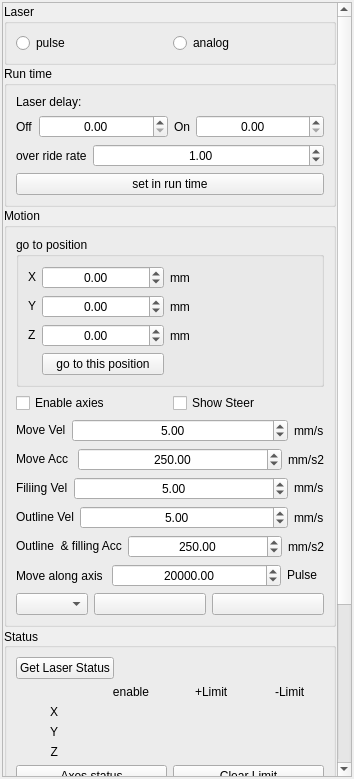
<?xml version="1.0" encoding="UTF-8"?>
<ui version="4.0">
 <class>WTabControl</class>
 <widget class="QWidget" name="WTabControl">
  <property name="enabled">
   <bool>true</bool>
  </property>
  <property name="geometry">
   <rect>
    <x>0</x>
    <y>0</y>
    <width>354</width>
    <height>779</height>
   </rect>
  </property>
  <property name="sizePolicy">
   <sizepolicy hsizetype="Fixed" vsizetype="Preferred">
    <horstretch>0</horstretch>
    <verstretch>0</verstretch>
   </sizepolicy>
  </property>
  <property name="windowTitle">
   <string>Form</string>
  </property>
  <layout class="QHBoxLayout" name="horizontalLayout_13" stretch="0">
   <property name="spacing">
    <number>2</number>
   </property>
   <property name="leftMargin">
    <number>2</number>
   </property>
   <property name="topMargin">
    <number>2</number>
   </property>
   <property name="rightMargin">
    <number>2</number>
   </property>
   <property name="bottomMargin">
    <number>2</number>
   </property>
   <item>
    <widget class="QScrollArea" name="scrollArea">
     <property name="widgetResizable">
      <bool>true</bool>
     </property>
     <widget class="QWidget" name="scrollAreaWidgetContents">
      <property name="geometry">
       <rect>
        <x>0</x>
        <y>-93</y>
        <width>331</width>
        <height>962</height>
       </rect>
      </property>
      <layout class="QVBoxLayout" name="verticalLayout_areaContents">
       <property name="spacing">
        <number>1</number>
       </property>
       <property name="leftMargin">
        <number>1</number>
       </property>
       <property name="topMargin">
        <number>1</number>
       </property>
       <property name="rightMargin">
        <number>1</number>
       </property>
       <property name="bottomMargin">
        <number>1</number>
       </property>
       <item>
        <widget class="QGroupBox" name="groupBox_laser">
         <property name="title">
          <string>Laser</string>
         </property>
         <layout class="QVBoxLayout" name="verticalLayout_5">
          <item>
           <layout class="QHBoxLayout" name="horizontalLayout_laserSelect">
            <item>
             <widget class="QRadioButton" name="radioButton_LaserPulse">
              <property name="text">
               <string>pulse</string>
              </property>
             </widget>
            </item>
            <item>
             <widget class="QRadioButton" name="radioButton_LaserAnalog">
              <property name="text">
               <string>analog</string>
              </property>
             </widget>
            </item>
           </layout>
          </item>
          <item>
           <layout class="QHBoxLayout" name="horizontalLayout_powerModeVacancy"/>
          </item>
         </layout>
        </widget>
       </item>
       <item>
        <widget class="QGroupBox" name="groupBox_Runtime">
         <property name="title">
          <string>Run time</string>
         </property>
         <layout class="QVBoxLayout" name="verticalLayout_2">
          <item>
           <layout class="QHBoxLayout" name="horizontalLayout_layerdeay">
            <item>
             <widget class="QLabel" name="label_laserDelay">
              <property name="text">
               <string>Laser delay:</string>
              </property>
             </widget>
            </item>
           </layout>
          </item>
          <item>
           <layout class="QHBoxLayout" name="horizontalLayout_LaserDelay">
            <item>
             <widget class="QLabel" name="label_off">
              <property name="text">
               <string>Off</string>
              </property>
             </widget>
            </item>
            <item>
             <widget class="QDoubleSpinBox" name="doubleSpinBox_OffDelay">
              <property name="sizePolicy">
               <sizepolicy hsizetype="Expanding" vsizetype="Fixed">
                <horstretch>0</horstretch>
                <verstretch>0</verstretch>
               </sizepolicy>
              </property>
              <property name="alignment">
               <set>Qt::AlignCenter</set>
              </property>
              <property name="maximum">
               <double>65535.000000000000000</double>
              </property>
             </widget>
            </item>
            <item>
             <widget class="QLabel" name="label_on">
              <property name="text">
               <string>On</string>
              </property>
             </widget>
            </item>
            <item>
             <widget class="QDoubleSpinBox" name="doubleSpinBox_OnDelay">
              <property name="sizePolicy">
               <sizepolicy hsizetype="Expanding" vsizetype="Fixed">
                <horstretch>0</horstretch>
                <verstretch>0</verstretch>
               </sizepolicy>
              </property>
              <property name="alignment">
               <set>Qt::AlignCenter</set>
              </property>
              <property name="maximum">
               <double>65535.000000000000000</double>
              </property>
             </widget>
            </item>
           </layout>
          </item>
          <item>
           <layout class="QHBoxLayout" name="horizontalLayout_override">
            <item>
             <widget class="QLabel" name="label_override">
              <property name="text">
               <string>over ride rate</string>
              </property>
             </widget>
            </item>
            <item>
             <widget class="QDoubleSpinBox" name="doubleSpinBox_override">
              <property name="sizePolicy">
               <sizepolicy hsizetype="Expanding" vsizetype="Minimum">
                <horstretch>0</horstretch>
                <verstretch>0</verstretch>
               </sizepolicy>
              </property>
              <property name="alignment">
               <set>Qt::AlignCenter</set>
              </property>
              <property name="maximum">
               <double>2.000000000000000</double>
              </property>
              <property name="singleStep">
               <double>0.100000000000000</double>
              </property>
              <property name="value">
               <double>1.000000000000000</double>
              </property>
             </widget>
            </item>
           </layout>
          </item>
          <item>
           <layout class="QHBoxLayout" name="horizontalLayout_runtimeSetting">
            <item>
             <widget class="QPushButton" name="pushButton_runtimeSetting">
              <property name="text">
               <string>set in run time</string>
              </property>
             </widget>
            </item>
           </layout>
          </item>
         </layout>
        </widget>
       </item>
       <item>
        <widget class="QGroupBox" name="groupBox_Motion">
         <property name="sizePolicy">
          <sizepolicy hsizetype="Preferred" vsizetype="Preferred">
           <horstretch>0</horstretch>
           <verstretch>0</verstretch>
          </sizepolicy>
         </property>
         <property name="title">
          <string>Motion</string>
         </property>
         <layout class="QVBoxLayout" name="verticalLayout_3">
          <item>
           <widget class="QGroupBox" name="groupBox_gotoPos">
            <property name="title">
             <string>go to position</string>
            </property>
            <layout class="QGridLayout" name="gridLayout">
             <item row="2" column="1">
              <widget class="QDoubleSpinBox" name="doubleSpinBox_goZ">
               <property name="sizePolicy">
                <sizepolicy hsizetype="Expanding" vsizetype="Fixed">
                 <horstretch>0</horstretch>
                 <verstretch>0</verstretch>
                </sizepolicy>
               </property>
               <property name="alignment">
                <set>Qt::AlignCenter</set>
               </property>
               <property name="minimum">
                <double>-50.000000000000000</double>
               </property>
               <property name="maximum">
                <double>50.000000000000000</double>
               </property>
              </widget>
             </item>
             <item row="3" column="1">
              <widget class="QPushButton" name="pushButton_gotoPos">
               <property name="text">
                <string>go to this position</string>
               </property>
              </widget>
             </item>
             <item row="0" column="0">
              <widget class="QLabel" name="label_gox">
               <property name="sizePolicy">
                <sizepolicy hsizetype="Fixed" vsizetype="Fixed">
                 <horstretch>0</horstretch>
                 <verstretch>0</verstretch>
                </sizepolicy>
               </property>
               <property name="text">
                <string>X</string>
               </property>
              </widget>
             </item>
             <item row="1" column="2">
              <widget class="QLabel" name="label_yunit">
               <property name="text">
                <string>mm</string>
               </property>
              </widget>
             </item>
             <item row="1" column="0">
              <widget class="QLabel" name="label_goY">
               <property name="sizePolicy">
                <sizepolicy hsizetype="Fixed" vsizetype="Fixed">
                 <horstretch>0</horstretch>
                 <verstretch>0</verstretch>
                </sizepolicy>
               </property>
               <property name="text">
                <string>Y</string>
               </property>
              </widget>
             </item>
             <item row="1" column="1">
              <widget class="QDoubleSpinBox" name="doubleSpinBox_goY">
               <property name="sizePolicy">
                <sizepolicy hsizetype="Expanding" vsizetype="Fixed">
                 <horstretch>0</horstretch>
                 <verstretch>0</verstretch>
                </sizepolicy>
               </property>
               <property name="alignment">
                <set>Qt::AlignCenter</set>
               </property>
               <property name="minimum">
                <double>-50.000000000000000</double>
               </property>
               <property name="maximum">
                <double>50.000000000000000</double>
               </property>
              </widget>
             </item>
             <item row="0" column="1">
              <widget class="QDoubleSpinBox" name="doubleSpinBox_goX">
               <property name="sizePolicy">
                <sizepolicy hsizetype="Expanding" vsizetype="Fixed">
                 <horstretch>0</horstretch>
                 <verstretch>0</verstretch>
                </sizepolicy>
               </property>
               <property name="alignment">
                <set>Qt::AlignCenter</set>
               </property>
               <property name="minimum">
                <double>-50.000000000000000</double>
               </property>
               <property name="maximum">
                <double>50.000000000000000</double>
               </property>
              </widget>
             </item>
             <item row="2" column="2">
              <widget class="QLabel" name="label_zunit">
               <property name="text">
                <string>mm</string>
               </property>
              </widget>
             </item>
             <item row="0" column="2">
              <widget class="QLabel" name="label_xunit">
               <property name="text">
                <string>mm</string>
               </property>
              </widget>
             </item>
             <item row="2" column="0">
              <widget class="QLabel" name="label_goZ">
               <property name="sizePolicy">
                <sizepolicy hsizetype="Fixed" vsizetype="Fixed">
                 <horstretch>0</horstretch>
                 <verstretch>0</verstretch>
                </sizepolicy>
               </property>
               <property name="text">
                <string>Z</string>
               </property>
              </widget>
             </item>
             <item row="0" column="3">
              <spacer name="horizontalSpacer_4">
               <property name="orientation">
                <enum>Qt::Horizontal</enum>
               </property>
               <property name="sizeHint" stdset="0">
                <size>
                 <width>40</width>
                 <height>20</height>
                </size>
               </property>
              </spacer>
             </item>
             <item row="1" column="3">
              <spacer name="horizontalSpacer_5">
               <property name="orientation">
                <enum>Qt::Horizontal</enum>
               </property>
               <property name="sizeHint" stdset="0">
                <size>
                 <width>40</width>
                 <height>20</height>
                </size>
               </property>
              </spacer>
             </item>
             <item row="2" column="3">
              <spacer name="horizontalSpacer_6">
               <property name="orientation">
                <enum>Qt::Horizontal</enum>
               </property>
               <property name="sizeHint" stdset="0">
                <size>
                 <width>40</width>
                 <height>20</height>
                </size>
               </property>
              </spacer>
             </item>
             <item row="3" column="3">
              <spacer name="horizontalSpacer_7">
               <property name="orientation">
                <enum>Qt::Horizontal</enum>
               </property>
               <property name="sizeHint" stdset="0">
                <size>
                 <width>40</width>
                 <height>20</height>
                </size>
               </property>
              </spacer>
             </item>
            </layout>
           </widget>
          </item>
          <item>
           <layout class="QHBoxLayout" name="horizontalLayout_enable">
            <item>
             <widget class="QCheckBox" name="checkBox_axesEnable">
              <property name="text">
               <string>Enable axies</string>
              </property>
             </widget>
            </item>
            <item>
             <widget class="QCheckBox" name="checkBox_showSteer">
              <property name="text">
               <string>Show Steer</string>
              </property>
             </widget>
            </item>
           </layout>
          </item>
          <item>
           <layout class="QHBoxLayout" name="horizontalLayout_moveVel">
            <item>
             <widget class="QLabel" name="label_moveVel">
              <property name="sizePolicy">
               <sizepolicy hsizetype="Fixed" vsizetype="Fixed">
                <horstretch>0</horstretch>
                <verstretch>0</verstretch>
               </sizepolicy>
              </property>
              <property name="text">
               <string>Move Vel</string>
              </property>
             </widget>
            </item>
            <item>
             <widget class="QDoubleSpinBox" name="doubleSpinBox_moveVel">
              <property name="sizePolicy">
               <sizepolicy hsizetype="Expanding" vsizetype="Fixed">
                <horstretch>0</horstretch>
                <verstretch>0</verstretch>
               </sizepolicy>
              </property>
              <property name="alignment">
               <set>Qt::AlignCenter</set>
              </property>
              <property name="maximum">
               <double>150.000000000000000</double>
              </property>
              <property name="singleStep">
               <double>5.000000000000000</double>
              </property>
              <property name="value">
               <double>5.000000000000000</double>
              </property>
             </widget>
            </item>
            <item>
             <widget class="QLabel" name="label_unit1">
              <property name="text">
               <string>mm/s</string>
              </property>
             </widget>
            </item>
           </layout>
          </item>
          <item>
           <layout class="QHBoxLayout" name="horizontalLayout_moveAcc">
            <item>
             <widget class="QLabel" name="label_moveAcc">
              <property name="sizePolicy">
               <sizepolicy hsizetype="Fixed" vsizetype="Fixed">
                <horstretch>0</horstretch>
                <verstretch>0</verstretch>
               </sizepolicy>
              </property>
              <property name="text">
               <string>Move Acc </string>
              </property>
             </widget>
            </item>
            <item>
             <widget class="QDoubleSpinBox" name="doubleSpinBox_moveAcc">
              <property name="sizePolicy">
               <sizepolicy hsizetype="Expanding" vsizetype="Fixed">
                <horstretch>0</horstretch>
                <verstretch>0</verstretch>
               </sizepolicy>
              </property>
              <property name="alignment">
               <set>Qt::AlignCenter</set>
              </property>
              <property name="maximum">
               <double>1000.000000000000000</double>
              </property>
              <property name="singleStep">
               <double>50.000000000000000</double>
              </property>
              <property name="value">
               <double>250.000000000000000</double>
              </property>
             </widget>
            </item>
            <item>
             <widget class="QLabel" name="label_unit2">
              <property name="text">
               <string>mm/s2</string>
              </property>
             </widget>
            </item>
           </layout>
          </item>
          <item>
           <layout class="QHBoxLayout" name="horizontalLayout_filliingVel">
            <item>
             <widget class="QLabel" name="label_fillingVel">
              <property name="sizePolicy">
               <sizepolicy hsizetype="Fixed" vsizetype="Fixed">
                <horstretch>0</horstretch>
                <verstretch>0</verstretch>
               </sizepolicy>
              </property>
              <property name="text">
               <string>Filiing Vel</string>
              </property>
             </widget>
            </item>
            <item>
             <widget class="QDoubleSpinBox" name="doubleSpinBox_fillingVel">
              <property name="sizePolicy">
               <sizepolicy hsizetype="Expanding" vsizetype="Fixed">
                <horstretch>0</horstretch>
                <verstretch>0</verstretch>
               </sizepolicy>
              </property>
              <property name="alignment">
               <set>Qt::AlignCenter</set>
              </property>
              <property name="maximum">
               <double>150.000000000000000</double>
              </property>
              <property name="singleStep">
               <double>5.000000000000000</double>
              </property>
              <property name="value">
               <double>5.000000000000000</double>
              </property>
             </widget>
            </item>
            <item>
             <widget class="QLabel" name="label_unit3">
              <property name="sizePolicy">
               <sizepolicy hsizetype="Fixed" vsizetype="Fixed">
                <horstretch>0</horstretch>
                <verstretch>0</verstretch>
               </sizepolicy>
              </property>
              <property name="text">
               <string>mm/s</string>
              </property>
             </widget>
            </item>
           </layout>
          </item>
          <item>
           <layout class="QHBoxLayout" name="horizontalLayout_outlineVel">
            <item>
             <widget class="QLabel" name="label_outlineVel">
              <property name="sizePolicy">
               <sizepolicy hsizetype="Fixed" vsizetype="Fixed">
                <horstretch>0</horstretch>
                <verstretch>0</verstretch>
               </sizepolicy>
              </property>
              <property name="text">
               <string>Outline Vel</string>
              </property>
             </widget>
            </item>
            <item>
             <widget class="QDoubleSpinBox" name="doubleSpinBox_outlineVel">
              <property name="sizePolicy">
               <sizepolicy hsizetype="Expanding" vsizetype="Fixed">
                <horstretch>0</horstretch>
                <verstretch>0</verstretch>
               </sizepolicy>
              </property>
              <property name="alignment">
               <set>Qt::AlignCenter</set>
              </property>
              <property name="maximum">
               <double>150.000000000000000</double>
              </property>
              <property name="singleStep">
               <double>5.000000000000000</double>
              </property>
              <property name="value">
               <double>5.000000000000000</double>
              </property>
             </widget>
            </item>
            <item>
             <widget class="QLabel" name="label_unit5">
              <property name="text">
               <string>mm/s</string>
              </property>
             </widget>
            </item>
           </layout>
          </item>
          <item>
           <layout class="QHBoxLayout" name="horizontalLayout_outlineAcc">
            <item>
             <widget class="QLabel" name="label_outlinefillingAcc">
              <property name="sizePolicy">
               <sizepolicy hsizetype="Fixed" vsizetype="Fixed">
                <horstretch>0</horstretch>
                <verstretch>0</verstretch>
               </sizepolicy>
              </property>
              <property name="text">
               <string>Outline  &amp; filling Acc</string>
              </property>
             </widget>
            </item>
            <item>
             <widget class="QDoubleSpinBox" name="doubleSpinBox_outlinefillingAcc">
              <property name="sizePolicy">
               <sizepolicy hsizetype="Expanding" vsizetype="Fixed">
                <horstretch>0</horstretch>
                <verstretch>0</verstretch>
               </sizepolicy>
              </property>
              <property name="alignment">
               <set>Qt::AlignCenter</set>
              </property>
              <property name="maximum">
               <double>1000.000000000000000</double>
              </property>
              <property name="singleStep">
               <double>50.000000000000000</double>
              </property>
              <property name="value">
               <double>250.000000000000000</double>
              </property>
             </widget>
            </item>
            <item>
             <widget class="QLabel" name="label_unit6">
              <property name="text">
               <string>mm/s2</string>
              </property>
             </widget>
            </item>
           </layout>
          </item>
          <item>
           <layout class="QHBoxLayout" name="horizontalLayout_puluse">
            <item>
             <widget class="QLabel" name="label_axisMove">
              <property name="text">
               <string>Move along axis </string>
              </property>
             </widget>
            </item>
            <item>
             <widget class="QDoubleSpinBox" name="doubleSpinBox_pulse">
              <property name="sizePolicy">
               <sizepolicy hsizetype="Expanding" vsizetype="Fixed">
                <horstretch>0</horstretch>
                <verstretch>0</verstretch>
               </sizepolicy>
              </property>
              <property name="toolTipDuration">
               <number>2</number>
              </property>
              <property name="alignment">
               <set>Qt::AlignCenter</set>
              </property>
              <property name="minimum">
               <double>100.000000000000000</double>
              </property>
              <property name="maximum">
               <double>50000.000000000000000</double>
              </property>
              <property name="singleStep">
               <double>1000.000000000000000</double>
              </property>
              <property name="value">
               <double>20000.000000000000000</double>
              </property>
             </widget>
            </item>
            <item>
             <widget class="QLabel" name="label_pulse">
              <property name="sizePolicy">
               <sizepolicy hsizetype="Fixed" vsizetype="Fixed">
                <horstretch>0</horstretch>
                <verstretch>0</verstretch>
               </sizepolicy>
              </property>
              <property name="text">
               <string>Pulse  </string>
              </property>
             </widget>
            </item>
           </layout>
          </item>
          <item>
           <layout class="QHBoxLayout" name="horizontalLayout_move">
            <item>
             <widget class="QComboBox" name="comboBox_axes">
              <property name="sizePolicy">
               <sizepolicy hsizetype="Fixed" vsizetype="Fixed">
                <horstretch>0</horstretch>
                <verstretch>0</verstretch>
               </sizepolicy>
              </property>
             </widget>
            </item>
            <item>
             <widget class="QPushButton" name="push_forward">
              <property name="text">
               <string/>
              </property>
              <property name="icon">
               <iconset resource="../resource/resource.qrc">
                <normaloff>:/clockwise.png</normaloff>:/clockwise.png</iconset>
              </property>
             </widget>
            </item>
            <item>
             <widget class="QPushButton" name="push_backward">
              <property name="text">
               <string/>
              </property>
              <property name="icon">
               <iconset resource="../resource/resource.qrc">
                <normaloff>:/anti-clockwise.png</normaloff>:/anti-clockwise.png</iconset>
              </property>
             </widget>
            </item>
           </layout>
          </item>
         </layout>
        </widget>
       </item>
       <item>
        <widget class="QGroupBox" name="groupBox_status">
         <property name="title">
          <string>Status</string>
         </property>
         <property name="alignment">
          <set>Qt::AlignLeading|Qt::AlignLeft|Qt::AlignVCenter</set>
         </property>
         <layout class="QVBoxLayout" name="verticalLayout_4">
          <property name="spacing">
           <number>6</number>
          </property>
          <property name="leftMargin">
           <number>9</number>
          </property>
          <property name="topMargin">
           <number>9</number>
          </property>
          <property name="rightMargin">
           <number>9</number>
          </property>
          <property name="bottomMargin">
           <number>9</number>
          </property>
          <item>
           <layout class="QHBoxLayout" name="horizontalLayout_laserStatus">
            <item>
             <widget class="QPushButton" name="pushButton_getLaserStatus">
              <property name="sizePolicy">
               <sizepolicy hsizetype="Minimum" vsizetype="Fixed">
                <horstretch>0</horstretch>
                <verstretch>0</verstretch>
               </sizepolicy>
              </property>
              <property name="text">
               <string>Get Laser Status</string>
              </property>
             </widget>
            </item>
            <item>
             <spacer name="horizontalSpacer_3">
              <property name="orientation">
               <enum>Qt::Horizontal</enum>
              </property>
              <property name="sizeType">
               <enum>QSizePolicy::Fixed</enum>
              </property>
              <property name="sizeHint" stdset="0">
               <size>
                <width>40</width>
                <height>20</height>
               </size>
              </property>
             </spacer>
            </item>
            <item>
             <widget class="QLabel" name="lb_laserStatus">
              <property name="sizePolicy">
               <sizepolicy hsizetype="Preferred" vsizetype="Fixed">
                <horstretch>0</horstretch>
                <verstretch>0</verstretch>
               </sizepolicy>
              </property>
              <property name="text">
               <string/>
              </property>
              <property name="pixmap">
               <pixmap resource="../resource/resource.qrc">:/green_cir.png</pixmap>
              </property>
             </widget>
            </item>
            <item>
             <spacer name="horizontalSpacer">
              <property name="orientation">
               <enum>Qt::Horizontal</enum>
              </property>
              <property name="sizeType">
               <enum>QSizePolicy::Expanding</enum>
              </property>
              <property name="sizeHint" stdset="0">
               <size>
                <width>40</width>
                <height>20</height>
               </size>
              </property>
             </spacer>
            </item>
           </layout>
          </item>
          <item>
           <layout class="QHBoxLayout" name="horizontalLayout_motionStatus">
            <item>
             <layout class="QVBoxLayout" name="verticalLayout_XYZ">
              <item>
               <widget class="QLabel" name="label_3">
                <property name="sizePolicy">
                 <sizepolicy hsizetype="Preferred" vsizetype="Fixed">
                  <horstretch>0</horstretch>
                  <verstretch>0</verstretch>
                 </sizepolicy>
                </property>
                <property name="text">
                 <string/>
                </property>
                <property name="alignment">
                 <set>Qt::AlignCenter</set>
                </property>
               </widget>
              </item>
              <item>
               <widget class="QLabel" name="label_X_axis">
                <property name="sizePolicy">
                 <sizepolicy hsizetype="Preferred" vsizetype="Fixed">
                  <horstretch>0</horstretch>
                  <verstretch>0</verstretch>
                 </sizepolicy>
                </property>
                <property name="text">
                 <string> X</string>
                </property>
                <property name="alignment">
                 <set>Qt::AlignCenter</set>
                </property>
               </widget>
              </item>
              <item>
               <widget class="QLabel" name="label_Y_axis">
                <property name="sizePolicy">
                 <sizepolicy hsizetype="Preferred" vsizetype="Fixed">
                  <horstretch>0</horstretch>
                  <verstretch>0</verstretch>
                 </sizepolicy>
                </property>
                <property name="text">
                 <string> Y</string>
                </property>
                <property name="alignment">
                 <set>Qt::AlignCenter</set>
                </property>
               </widget>
              </item>
              <item>
               <widget class="QLabel" name="label_Z_axis">
                <property name="sizePolicy">
                 <sizepolicy hsizetype="Preferred" vsizetype="Fixed">
                  <horstretch>0</horstretch>
                  <verstretch>0</verstretch>
                 </sizepolicy>
                </property>
                <property name="text">
                 <string> Z</string>
                </property>
                <property name="alignment">
                 <set>Qt::AlignCenter</set>
                </property>
               </widget>
              </item>
             </layout>
            </item>
            <item>
             <layout class="QVBoxLayout" name="verticalLayout_axesEnable">
              <item>
               <widget class="QLabel" name="label_col_enable">
                <property name="sizePolicy">
                 <sizepolicy hsizetype="Preferred" vsizetype="Fixed">
                  <horstretch>0</horstretch>
                  <verstretch>0</verstretch>
                 </sizepolicy>
                </property>
                <property name="layoutDirection">
                 <enum>Qt::RightToLeft</enum>
                </property>
                <property name="text">
                 <string> enable </string>
                </property>
                <property name="alignment">
                 <set>Qt::AlignCenter</set>
                </property>
               </widget>
              </item>
              <item>
               <widget class="QLabel" name="lb_Xenable">
                <property name="enabled">
                 <bool>true</bool>
                </property>
                <property name="layoutDirection">
                 <enum>Qt::LeftToRight</enum>
                </property>
                <property name="text">
                 <string/>
                </property>
                <property name="pixmap">
                 <pixmap resource="../resource/resource.qrc">:/square.png</pixmap>
                </property>
                <property name="scaledContents">
                 <bool>false</bool>
                </property>
                <property name="alignment">
                 <set>Qt::AlignCenter</set>
                </property>
               </widget>
              </item>
              <item>
               <widget class="QLabel" name="lb_Yenable">
                <property name="enabled">
                 <bool>true</bool>
                </property>
                <property name="text">
                 <string/>
                </property>
                <property name="pixmap">
                 <pixmap resource="../resource/resource.qrc">:/square.png</pixmap>
                </property>
                <property name="alignment">
                 <set>Qt::AlignCenter</set>
                </property>
               </widget>
              </item>
              <item>
               <widget class="QLabel" name="lb_Zenable">
                <property name="enabled">
                 <bool>true</bool>
                </property>
                <property name="text">
                 <string/>
                </property>
                <property name="pixmap">
                 <pixmap resource="../resource/resource.qrc">:/square.png</pixmap>
                </property>
                <property name="alignment">
                 <set>Qt::AlignCenter</set>
                </property>
               </widget>
              </item>
             </layout>
            </item>
            <item>
             <layout class="QVBoxLayout" name="verticalLayout_Plimit">
              <item>
               <widget class="QLabel" name="label_col_p_limit">
                <property name="sizePolicy">
                 <sizepolicy hsizetype="Preferred" vsizetype="Fixed">
                  <horstretch>0</horstretch>
                  <verstretch>0</verstretch>
                 </sizepolicy>
                </property>
                <property name="text">
                 <string> +Limit</string>
                </property>
                <property name="alignment">
                 <set>Qt::AlignCenter</set>
                </property>
               </widget>
              </item>
              <item>
               <widget class="QLabel" name="lb_Xp_limit">
                <property name="text">
                 <string/>
                </property>
                <property name="pixmap">
                 <pixmap resource="../resource/resource.qrc">:/green_cir.png</pixmap>
                </property>
                <property name="alignment">
                 <set>Qt::AlignCenter</set>
                </property>
               </widget>
              </item>
              <item>
               <widget class="QLabel" name="lb_Yp_limit">
                <property name="text">
                 <string/>
                </property>
                <property name="pixmap">
                 <pixmap resource="../resource/resource.qrc">:/green_cir.png</pixmap>
                </property>
                <property name="alignment">
                 <set>Qt::AlignCenter</set>
                </property>
               </widget>
              </item>
              <item>
               <widget class="QLabel" name="lb_Zp_limit">
                <property name="text">
                 <string/>
                </property>
                <property name="pixmap">
                 <pixmap resource="../resource/resource.qrc">:/green_cir.png</pixmap>
                </property>
                <property name="alignment">
                 <set>Qt::AlignCenter</set>
                </property>
               </widget>
              </item>
             </layout>
            </item>
            <item>
             <layout class="QVBoxLayout" name="verticalLayout_Nlimit">
              <item>
               <widget class="QLabel" name="label_col_n_limit">
                <property name="sizePolicy">
                 <sizepolicy hsizetype="Preferred" vsizetype="Fixed">
                  <horstretch>0</horstretch>
                  <verstretch>0</verstretch>
                 </sizepolicy>
                </property>
                <property name="text">
                 <string> -Limit</string>
                </property>
                <property name="alignment">
                 <set>Qt::AlignCenter</set>
                </property>
               </widget>
              </item>
              <item>
               <widget class="QLabel" name="lb_Xn_limit">
                <property name="text">
                 <string/>
                </property>
                <property name="pixmap">
                 <pixmap resource="../resource/resource.qrc">:/green_cir.png</pixmap>
                </property>
                <property name="alignment">
                 <set>Qt::AlignCenter</set>
                </property>
               </widget>
              </item>
              <item>
               <widget class="QLabel" name="lb_Yn_limit">
                <property name="text">
                 <string/>
                </property>
                <property name="pixmap">
                 <pixmap resource="../resource/resource.qrc">:/green_cir.png</pixmap>
                </property>
                <property name="alignment">
                 <set>Qt::AlignCenter</set>
                </property>
               </widget>
              </item>
              <item>
               <widget class="QLabel" name="lb_Zn_limit">
                <property name="text">
                 <string/>
                </property>
                <property name="pixmap">
                 <pixmap resource="../resource/resource.qrc">:/green_cir.png</pixmap>
                </property>
                <property name="alignment">
                 <set>Qt::AlignCenter</set>
                </property>
               </widget>
              </item>
             </layout>
            </item>
           </layout>
          </item>
          <item>
           <layout class="QHBoxLayout" name="horizontalLayout">
            <item>
             <widget class="QPushButton" name="pushButton_getAxesStatus">
              <property name="text">
               <string>Axes status</string>
              </property>
             </widget>
            </item>
            <item>
             <widget class="QPushButton" name="pushButton_clearLimit">
              <property name="text">
               <string>Clear Limit</string>
              </property>
             </widget>
            </item>
           </layout>
          </item>
         </layout>
        </widget>
       </item>
       <item>
        <widget class="QGroupBox" name="groupBox_home">
         <property name="sizePolicy">
          <sizepolicy hsizetype="Preferred" vsizetype="Fixed">
           <horstretch>0</horstretch>
           <verstretch>0</verstretch>
          </sizepolicy>
         </property>
         <property name="title">
          <string>home</string>
         </property>
         <layout class="QVBoxLayout" name="verticalLayout">
          <item>
           <layout class="QHBoxLayout" name="horizontalLayout_home">
            <property name="spacing">
             <number>3</number>
            </property>
            <item>
             <widget class="QComboBox" name="comboBox_gohomeAxis">
              <property name="currentIndex">
               <number>0</number>
              </property>
              <item>
               <property name="text">
                <string>ALL</string>
               </property>
              </item>
              <item>
               <property name="text">
                <string>X</string>
               </property>
              </item>
              <item>
               <property name="text">
                <string>Y</string>
               </property>
              </item>
              <item>
               <property name="text">
                <string>Z</string>
               </property>
              </item>
             </widget>
            </item>
            <item>
             <widget class="QPushButton" name="pushButton_goHome">
              <property name="sizePolicy">
               <sizepolicy hsizetype="Expanding" vsizetype="Fixed">
                <horstretch>0</horstretch>
                <verstretch>0</verstretch>
               </sizepolicy>
              </property>
              <property name="text">
               <string>go home</string>
              </property>
             </widget>
            </item>
            <item>
             <widget class="QPushButton" name="pushButton_curHome">
              <property name="text">
               <string>set currposition</string>
              </property>
             </widget>
            </item>
            <item>
             <spacer name="horizontalSpacer_home1">
              <property name="orientation">
               <enum>Qt::Horizontal</enum>
              </property>
              <property name="sizeType">
               <enum>QSizePolicy::Fixed</enum>
              </property>
              <property name="sizeHint" stdset="0">
               <size>
                <width>20</width>
                <height>20</height>
               </size>
              </property>
             </spacer>
            </item>
           </layout>
          </item>
          <item>
           <layout class="QHBoxLayout" name="horizontalLayout_resetZ">
            <item>
             <widget class="QPushButton" name="pushButton_move2Part">
              <property name="sizePolicy">
               <sizepolicy hsizetype="Expanding" vsizetype="Fixed">
                <horstretch>0</horstretch>
                <verstretch>0</verstretch>
               </sizepolicy>
              </property>
              <property name="text">
               <string>Move to part</string>
              </property>
             </widget>
            </item>
            <item>
             <spacer name="horizontalSpacer_2">
              <property name="orientation">
               <enum>Qt::Horizontal</enum>
              </property>
              <property name="sizeType">
               <enum>QSizePolicy::Expanding</enum>
              </property>
              <property name="sizeHint" stdset="0">
               <size>
                <width>40</width>
                <height>20</height>
               </size>
              </property>
             </spacer>
            </item>
           </layout>
          </item>
          <item>
           <layout class="QHBoxLayout" name="horizontalLayout_reset">
            <item>
             <widget class="QPushButton" name="pushButton_reset2BeginPos">
              <property name="sizePolicy">
               <sizepolicy hsizetype="Expanding" vsizetype="Fixed">
                <horstretch>0</horstretch>
                <verstretch>0</verstretch>
               </sizepolicy>
              </property>
              <property name="text">
               <string>reset Z to begin</string>
              </property>
             </widget>
            </item>
            <item>
             <widget class="QPushButton" name="pushButton_resetZ">
              <property name="sizePolicy">
               <sizepolicy hsizetype="Expanding" vsizetype="Fixed">
                <horstretch>0</horstretch>
                <verstretch>0</verstretch>
               </sizepolicy>
              </property>
              <property name="text">
               <string>resetZ</string>
              </property>
             </widget>
            </item>
           </layout>
          </item>
         </layout>
        </widget>
       </item>
       <item>
        <widget class="QGroupBox" name="groupBox_origin">
         <property name="title">
          <string>set home</string>
         </property>
         <layout class="QHBoxLayout" name="horizontalLayout_14">
          <item>
           <widget class="QPushButton" name="pushButton_originStart">
            <property name="text">
             <string>start</string>
            </property>
           </widget>
          </item>
          <item>
           <widget class="QPushButton" name="pushButton_originRecord">
            <property name="text">
             <string>record</string>
            </property>
           </widget>
          </item>
         </layout>
        </widget>
       </item>
      </layout>
     </widget>
    </widget>
   </item>
  </layout>
 </widget>
 <resources>
  <include location="../resource/resource.qrc"/>
 </resources>
 <connections/>
</ui>
